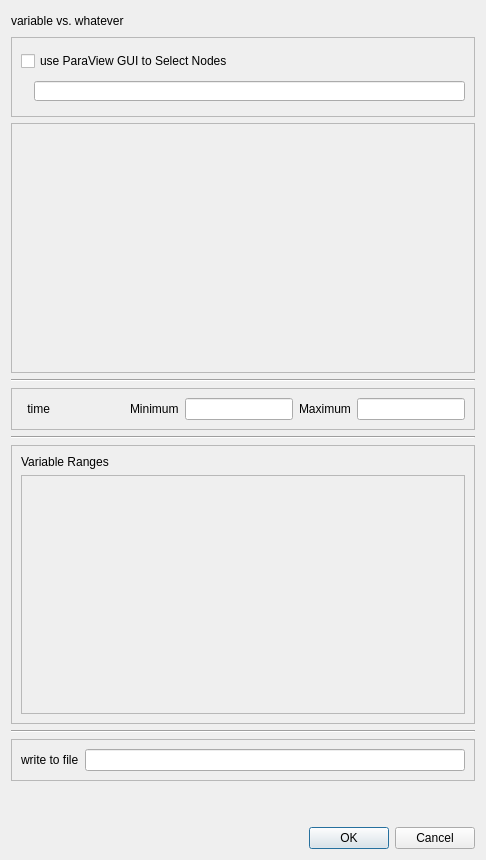
<?xml version="1.0" encoding="UTF-8"?>
<ui version="4.0">
 <class>pqVariablePlot</class>
 <widget class="QDialog" name="pqVariablePlot">
  <property name="geometry">
   <rect>
    <x>0</x>
    <y>0</y>
    <width>486</width>
    <height>860</height>
   </rect>
  </property>
  <property name="sizePolicy">
   <sizepolicy hsizetype="Preferred" vsizetype="Maximum">
    <horstretch>0</horstretch>
    <verstretch>0</verstretch>
   </sizepolicy>
  </property>
  <property name="maximumSize">
   <size>
    <width>16777215</width>
    <height>16777215</height>
   </size>
  </property>
  <property name="windowTitle">
   <string>Plot Varriables</string>
  </property>
  <layout class="QGridLayout" name="gridLayout_4">
   <item row="0" column="0">
    <layout class="QVBoxLayout" name="verticalLayout">
     <item>
      <layout class="QHBoxLayout" name="horizontalLayout">
       <item>
        <widget class="pqHoverLabel" name="variableVsWhatever">
         <property name="text">
          <string>variable vs. whatever</string>
         </property>
        </widget>
       </item>
       <item>
        <spacer name="horizontalSpacer_3">
         <property name="orientation">
          <enum>Qt::Horizontal</enum>
         </property>
         <property name="sizeHint" stdset="0">
          <size>
           <width>350</width>
           <height>20</height>
          </size>
         </property>
        </spacer>
       </item>
      </layout>
     </item>
     <item>
      <widget class="QFrame" name="selectionByNumberFrame">
       <property name="sizePolicy">
        <sizepolicy hsizetype="Preferred" vsizetype="Preferred">
         <horstretch>0</horstretch>
         <verstretch>0</verstretch>
        </sizepolicy>
       </property>
       <property name="minimumSize">
        <size>
         <width>0</width>
         <height>80</height>
        </size>
       </property>
       <property name="frameShape">
        <enum>QFrame::StyledPanel</enum>
       </property>
       <property name="frameShadow">
        <enum>QFrame::Sunken</enum>
       </property>
       <layout class="QVBoxLayout" name="verticalLayout_2">
        <item>
         <widget class="QCheckBox" name="useParaViewGUIToSelectNodesCheckBox">
          <property name="text">
           <string>use ParaView GUI to Select Nodes</string>
          </property>
         </widget>
        </item>
        <item>
         <layout class="QHBoxLayout" name="horizontalLayout_2">
          <item>
           <widget class="QLabel" name="numberItemsLabel">
            <property name="sizePolicy">
             <sizepolicy hsizetype="Preferred" vsizetype="Preferred">
              <horstretch>0</horstretch>
              <verstretch>0</verstretch>
             </sizepolicy>
            </property>
            <property name="minimumSize">
             <size>
              <width>0</width>
              <height>0</height>
             </size>
            </property>
            <property name="text">
             <string>&lt;item by id #&gt;</string>
            </property>
           </widget>
          </item>
          <item>
           <widget class="QLineEdit" name="numberItemsLineEdit">
            <property name="sizePolicy">
             <sizepolicy hsizetype="Preferred" vsizetype="Preferred">
              <horstretch>1</horstretch>
              <verstretch>0</verstretch>
             </sizepolicy>
            </property>
            <property name="minimumSize">
             <size>
              <width>0</width>
              <height>0</height>
             </size>
            </property>
            <property name="maximumSize">
             <size>
              <width>16777215</width>
              <height>20</height>
             </size>
            </property>
           </widget>
          </item>
         </layout>
        </item>
       </layout>
      </widget>
     </item>
     <item>
      <widget class="QFrame" name="pickVariableFrame">
       <property name="sizePolicy">
        <sizepolicy hsizetype="Preferred" vsizetype="Preferred">
         <horstretch>0</horstretch>
         <verstretch>2</verstretch>
        </sizepolicy>
       </property>
       <property name="minimumSize">
        <size>
         <width>0</width>
         <height>250</height>
        </size>
       </property>
       <property name="frameShape">
        <enum>QFrame::StyledPanel</enum>
       </property>
       <property name="frameShadow">
        <enum>QFrame::Sunken</enum>
       </property>
      </widget>
     </item>
     <item>
      <widget class="Line" name="lineAfterHeading">
       <property name="orientation">
        <enum>Qt::Horizontal</enum>
       </property>
      </widget>
     </item>
     <item>
      <widget class="QFrame" name="timeFrame">
       <property name="frameShape">
        <enum>QFrame::StyledPanel</enum>
       </property>
       <property name="frameShadow">
        <enum>QFrame::Raised</enum>
       </property>
       <layout class="QGridLayout" name="gridLayout_2">
        <item row="0" column="0">
         <layout class="QHBoxLayout" name="timeRangeLayout">
          <item>
           <widget class="QLabel" name="label_5">
            <property name="sizePolicy">
             <sizepolicy hsizetype="Minimum" vsizetype="Preferred">
              <horstretch>0</horstretch>
              <verstretch>0</verstretch>
             </sizepolicy>
            </property>
            <property name="minimumSize">
             <size>
              <width>29</width>
              <height>0</height>
             </size>
            </property>
            <property name="text">
             <string>time</string>
            </property>
            <property name="alignment">
             <set>Qt::AlignRight|Qt::AlignTrailing|Qt::AlignVCenter</set>
            </property>
           </widget>
          </item>
          <item>
           <spacer name="horizontalSpacer_2">
            <property name="orientation">
             <enum>Qt::Horizontal</enum>
            </property>
            <property name="sizeHint" stdset="0">
             <size>
              <width>40</width>
              <height>20</height>
             </size>
            </property>
           </spacer>
          </item>
          <item>
           <widget class="QLabel" name="label_6">
            <property name="text">
             <string>Minimum</string>
            </property>
           </widget>
          </item>
          <item>
           <widget class="QLineEdit" name="timeMinLineEdit">
            <property name="whatsThis">
             <string>Enter the new range minimum here.</string>
            </property>
           </widget>
          </item>
          <item>
           <widget class="QLabel" name="label_7">
            <property name="text">
             <string>Maximum</string>
            </property>
           </widget>
          </item>
          <item>
           <widget class="QLineEdit" name="timeMaxLineEdit">
            <property name="whatsThis">
             <string>Enter the new range maximum here.</string>
            </property>
           </widget>
          </item>
         </layout>
        </item>
       </layout>
      </widget>
     </item>
     <item>
      <widget class="Line" name="lineAfterTime">
       <property name="orientation">
        <enum>Qt::Horizontal</enum>
       </property>
      </widget>
     </item>
     <item>
      <widget class="QFrame" name="rangeFrame">
       <property name="sizePolicy">
        <sizepolicy hsizetype="Preferred" vsizetype="Expanding">
         <horstretch>0</horstretch>
         <verstretch>3</verstretch>
        </sizepolicy>
       </property>
       <property name="frameShape">
        <enum>QFrame::StyledPanel</enum>
       </property>
       <property name="frameShadow">
        <enum>QFrame::Raised</enum>
       </property>
       <layout class="QGridLayout" name="gridLayout">
        <item row="0" column="0">
         <widget class="QLabel" name="rangeHeadingLabel">
          <property name="text">
           <string>Variable Ranges</string>
          </property>
         </widget>
        </item>
        <item row="1" column="0">
         <widget class="pqResizingScrollArea" name="rangeScrollArea">
          <property name="sizePolicy">
           <sizepolicy hsizetype="Expanding" vsizetype="MinimumExpanding">
            <horstretch>0</horstretch>
            <verstretch>0</verstretch>
           </sizepolicy>
          </property>
          <property name="widgetResizable">
           <bool>true</bool>
          </property>
          <widget class="QWidget" name="scrollAreaWidgetContents">
           <property name="geometry">
            <rect>
             <x>0</x>
             <y>0</y>
             <width>444</width>
             <height>228</height>
            </rect>
           </property>
           <property name="sizePolicy">
            <sizepolicy hsizetype="Preferred" vsizetype="Expanding">
             <horstretch>0</horstretch>
             <verstretch>0</verstretch>
            </sizepolicy>
           </property>
           <layout class="QVBoxLayout" name="scrollWidgetLayout"/>
          </widget>
         </widget>
        </item>
       </layout>
      </widget>
     </item>
     <item>
      <widget class="Line" name="lineAfterRange">
       <property name="orientation">
        <enum>Qt::Horizontal</enum>
       </property>
      </widget>
     </item>
     <item>
      <widget class="QFrame" name="writeToFileFrame">
       <property name="frameShape">
        <enum>QFrame::StyledPanel</enum>
       </property>
       <property name="frameShadow">
        <enum>QFrame::Raised</enum>
       </property>
       <layout class="QGridLayout" name="gridLayout_3">
        <item row="0" column="0">
         <layout class="QHBoxLayout" name="horizontalLayoutWriteToFile">
          <item>
           <widget class="QLabel" name="label">
            <property name="text">
             <string>write to file</string>
            </property>
           </widget>
          </item>
          <item>
           <widget class="pqFileChooserWidget" name="meshFile">
            <property name="sizePolicy">
             <sizepolicy hsizetype="Expanding" vsizetype="Fixed">
              <horstretch>1</horstretch>
              <verstretch>0</verstretch>
             </sizepolicy>
            </property>
           </widget>
          </item>
         </layout>
        </item>
       </layout>
      </widget>
     </item>
     <item>
      <spacer name="verticalSpacer">
       <property name="orientation">
        <enum>Qt::Vertical</enum>
       </property>
       <property name="sizeHint" stdset="0">
        <size>
         <width>20</width>
         <height>40</height>
        </size>
       </property>
      </spacer>
     </item>
     <item>
      <widget class="QDialogButtonBox" name="okCancelButtonBox">
       <property name="orientation">
        <enum>Qt::Horizontal</enum>
       </property>
       <property name="standardButtons">
        <set>QDialogButtonBox::Cancel|QDialogButtonBox::Ok</set>
       </property>
      </widget>
     </item>
    </layout>
   </item>
  </layout>
 </widget>
 <customwidgets>
  <customwidget>
   <class>pqFileChooserWidget</class>
   <extends>QLineEdit</extends>
   <header>pqFileChooserWidget.h</header>
  </customwidget>
  <customwidget>
   <class>pqHoverLabel</class>
   <extends>QLabel</extends>
   <header>pqHoverLabel.h</header>
  </customwidget>
  <customwidget>
   <class>pqResizingScrollArea</class>
   <extends>QScrollArea</extends>
   <header>pqResizingScrollArea.h</header>
   <container>1</container>
  </customwidget>
 </customwidgets>
 <resources/>
 <connections>
  <connection>
   <sender>okCancelButtonBox</sender>
   <signal>accepted()</signal>
   <receiver>pqVariablePlot</receiver>
   <slot>accept()</slot>
   <hints>
    <hint type="sourcelabel">
     <x>248</x>
     <y>254</y>
    </hint>
    <hint type="destinationlabel">
     <x>157</x>
     <y>274</y>
    </hint>
   </hints>
  </connection>
  <connection>
   <sender>okCancelButtonBox</sender>
   <signal>rejected()</signal>
   <receiver>pqVariablePlot</receiver>
   <slot>reject()</slot>
   <hints>
    <hint type="sourcelabel">
     <x>316</x>
     <y>260</y>
    </hint>
    <hint type="destinationlabel">
     <x>286</x>
     <y>274</y>
    </hint>
   </hints>
  </connection>
 </connections>
</ui>
